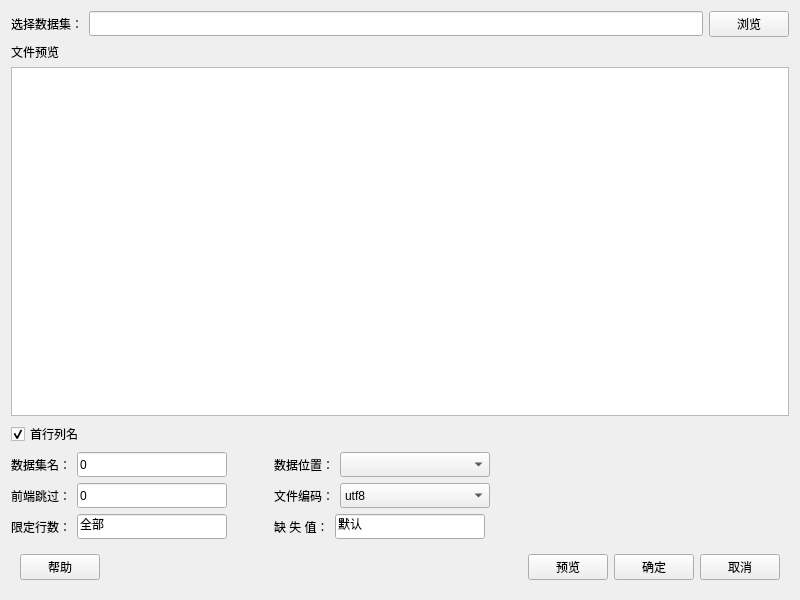
<?xml version="1.0" encoding="UTF-8"?>
<ui version="4.0">
 <class>Form</class>
 <widget class="QWidget" name="Form">
  <property name="geometry">
   <rect>
    <x>0</x>
    <y>0</y>
    <width>800</width>
    <height>600</height>
   </rect>
  </property>
  <property name="minimumSize">
   <size>
    <width>800</width>
    <height>600</height>
   </size>
  </property>
  <property name="maximumSize">
   <size>
    <width>16777215</width>
    <height>16777215</height>
   </size>
  </property>
  <property name="windowTitle">
   <string>导入EXCEL数据</string>
  </property>
  <property name="windowIcon">
   <iconset>
    <normaloff>:/color/theme/default/icons/excel.svg</normaloff>:/color/theme/default/icons/excel.svg</iconset>
  </property>
  <layout class="QVBoxLayout" name="verticalLayout_3">
   <item>
    <layout class="QHBoxLayout" name="horizontalLayout">
     <item>
      <widget class="QLabel" name="label_8">
       <property name="minimumSize">
        <size>
         <width>0</width>
         <height>25</height>
        </size>
       </property>
       <property name="text">
        <string>选择数据集：</string>
       </property>
      </widget>
     </item>
     <item>
      <widget class="QLineEdit" name="lineEdit_filePath">
       <property name="minimumSize">
        <size>
         <width>0</width>
         <height>25</height>
        </size>
       </property>
      </widget>
     </item>
     <item>
      <widget class="QPushButton" name="pushButton_choosefile">
       <property name="minimumSize">
        <size>
         <width>0</width>
         <height>25</height>
        </size>
       </property>
       <property name="text">
        <string>浏览</string>
       </property>
      </widget>
     </item>
    </layout>
   </item>
   <item>
    <widget class="QLabel" name="label">
     <property name="text">
      <string>文件预览</string>
     </property>
    </widget>
   </item>
   <item>
    <widget class="QTableWidget" name="tableWidget_previewData"/>
   </item>
   <item>
    <layout class="QHBoxLayout" name="horizontalLayout_11">
     <item>
      <widget class="QCheckBox" name="checkBox_ifColumns">
       <property name="text">
        <string>首行列名</string>
       </property>
       <property name="checked">
        <bool>true</bool>
       </property>
      </widget>
     </item>
     <item>
      <spacer name="horizontalSpacer_10">
       <property name="orientation">
        <enum>Qt::Horizontal</enum>
       </property>
       <property name="sizeHint" stdset="0">
        <size>
         <width>37</width>
         <height>22</height>
        </size>
       </property>
      </spacer>
     </item>
    </layout>
   </item>
   <item>
    <layout class="QHBoxLayout" name="horizontalLayout_9">
     <item>
      <layout class="QVBoxLayout" name="verticalLayout">
       <item>
        <layout class="QHBoxLayout" name="horizontalLayout_2">
         <item>
          <widget class="QLabel" name="label_9">
           <property name="minimumSize">
            <size>
             <width>0</width>
             <height>25</height>
            </size>
           </property>
           <property name="text">
            <string>数据集名：</string>
           </property>
          </widget>
         </item>
         <item>
          <widget class="QLineEdit" name="lineEdit_datasetName">
           <property name="minimumSize">
            <size>
             <width>150</width>
             <height>25</height>
            </size>
           </property>
           <property name="maximumSize">
            <size>
             <width>150</width>
             <height>16777215</height>
            </size>
           </property>
           <property name="text">
            <string>0</string>
           </property>
          </widget>
         </item>
         <item>
          <spacer name="horizontalSpacer_7">
           <property name="orientation">
            <enum>Qt::Horizontal</enum>
           </property>
           <property name="sizeHint" stdset="0">
            <size>
             <width>40</width>
             <height>20</height>
            </size>
           </property>
          </spacer>
         </item>
        </layout>
       </item>
       <item>
        <layout class="QHBoxLayout" name="horizontalLayout_3">
         <item>
          <widget class="QLabel" name="label_3">
           <property name="minimumSize">
            <size>
             <width>0</width>
             <height>25</height>
            </size>
           </property>
           <property name="text">
            <string>前端跳过：</string>
           </property>
          </widget>
         </item>
         <item>
          <widget class="QLineEdit" name="lineEdit_passHead">
           <property name="minimumSize">
            <size>
             <width>150</width>
             <height>25</height>
            </size>
           </property>
           <property name="maximumSize">
            <size>
             <width>150</width>
             <height>16777215</height>
            </size>
           </property>
           <property name="text">
            <string>0</string>
           </property>
          </widget>
         </item>
         <item>
          <spacer name="horizontalSpacer_8">
           <property name="orientation">
            <enum>Qt::Horizontal</enum>
           </property>
           <property name="sizeHint" stdset="0">
            <size>
             <width>40</width>
             <height>20</height>
            </size>
           </property>
          </spacer>
         </item>
        </layout>
       </item>
       <item>
        <layout class="QHBoxLayout" name="horizontalLayout_4">
         <item>
          <widget class="QLabel" name="label_4">
           <property name="minimumSize">
            <size>
             <width>0</width>
             <height>25</height>
            </size>
           </property>
           <property name="text">
            <string>限定行数：</string>
           </property>
          </widget>
         </item>
         <item>
          <widget class="QLineEdit" name="lineEdit_limitRow">
           <property name="minimumSize">
            <size>
             <width>150</width>
             <height>25</height>
            </size>
           </property>
           <property name="maximumSize">
            <size>
             <width>150</width>
             <height>16777215</height>
            </size>
           </property>
           <property name="text">
            <string>全部</string>
           </property>
          </widget>
         </item>
         <item>
          <spacer name="horizontalSpacer_9">
           <property name="orientation">
            <enum>Qt::Horizontal</enum>
           </property>
           <property name="sizeHint" stdset="0">
            <size>
             <width>40</width>
             <height>20</height>
            </size>
           </property>
          </spacer>
         </item>
        </layout>
       </item>
      </layout>
     </item>
     <item>
      <layout class="QVBoxLayout" name="verticalLayout_2">
       <item>
        <layout class="QHBoxLayout" name="horizontalLayout_5">
         <item>
          <widget class="QLabel" name="label_6">
           <property name="minimumSize">
            <size>
             <width>0</width>
             <height>25</height>
            </size>
           </property>
           <property name="text">
            <string>数据位置：</string>
           </property>
          </widget>
         </item>
         <item>
          <widget class="QComboBox" name="comboBox_sheet">
           <property name="minimumSize">
            <size>
             <width>150</width>
             <height>25</height>
            </size>
           </property>
           <property name="maximumSize">
            <size>
             <width>100</width>
             <height>16777215</height>
            </size>
           </property>
          </widget>
         </item>
         <item>
          <spacer name="horizontalSpacer_3">
           <property name="orientation">
            <enum>Qt::Horizontal</enum>
           </property>
           <property name="sizeHint" stdset="0">
            <size>
             <width>40</width>
             <height>20</height>
            </size>
           </property>
          </spacer>
         </item>
        </layout>
       </item>
       <item>
        <layout class="QHBoxLayout" name="horizontalLayout_6">
         <item>
          <widget class="QLabel" name="label_5">
           <property name="minimumSize">
            <size>
             <width>0</width>
             <height>25</height>
            </size>
           </property>
           <property name="text">
            <string>文件编码：</string>
           </property>
          </widget>
         </item>
         <item>
          <widget class="QComboBox" name="comboBox_encode">
           <property name="minimumSize">
            <size>
             <width>150</width>
             <height>25</height>
            </size>
           </property>
           <property name="maximumSize">
            <size>
             <width>100</width>
             <height>16777215</height>
            </size>
           </property>
           <item>
            <property name="text">
             <string>utf8</string>
            </property>
           </item>
           <item>
            <property name="text">
             <string>gb2312</string>
            </property>
           </item>
           <item>
            <property name="text">
             <string>gbk</string>
            </property>
           </item>
           <item>
            <property name="text">
             <string>ascii</string>
            </property>
           </item>
          </widget>
         </item>
         <item>
          <spacer name="horizontalSpacer_4">
           <property name="orientation">
            <enum>Qt::Horizontal</enum>
           </property>
           <property name="sizeHint" stdset="0">
            <size>
             <width>40</width>
             <height>20</height>
            </size>
           </property>
          </spacer>
         </item>
        </layout>
       </item>
       <item>
        <layout class="QHBoxLayout" name="horizontalLayout_7">
         <item>
          <widget class="QLabel" name="label_7">
           <property name="minimumSize">
            <size>
             <width>0</width>
             <height>25</height>
            </size>
           </property>
           <property name="text">
            <string>缺 失 值：</string>
           </property>
          </widget>
         </item>
         <item>
          <widget class="QLineEdit" name="lineEdit_missValue">
           <property name="minimumSize">
            <size>
             <width>150</width>
             <height>25</height>
            </size>
           </property>
           <property name="maximumSize">
            <size>
             <width>150</width>
             <height>16777215</height>
            </size>
           </property>
           <property name="text">
            <string>默认</string>
           </property>
          </widget>
         </item>
         <item>
          <spacer name="horizontalSpacer_5">
           <property name="orientation">
            <enum>Qt::Horizontal</enum>
           </property>
           <property name="sizeHint" stdset="0">
            <size>
             <width>40</width>
             <height>20</height>
            </size>
           </property>
          </spacer>
         </item>
        </layout>
       </item>
      </layout>
     </item>
     <item>
      <spacer name="horizontalSpacer">
       <property name="orientation">
        <enum>Qt::Horizontal</enum>
       </property>
       <property name="sizeHint" stdset="0">
        <size>
         <width>40</width>
         <height>20</height>
        </size>
       </property>
      </spacer>
     </item>
    </layout>
   </item>
   <item>
    <widget class="QWidget" name="widget" native="true">
     <property name="minimumSize">
      <size>
       <width>50</width>
       <height>0</height>
      </size>
     </property>
     <property name="maximumSize">
      <size>
       <width>16777215</width>
       <height>16777215</height>
      </size>
     </property>
     <layout class="QHBoxLayout" name="horizontalLayout_10">
      <item>
       <layout class="QHBoxLayout" name="horizontalLayout_8">
        <item>
         <widget class="QPushButton" name="pushButton_ok_2">
          <property name="minimumSize">
           <size>
            <width>0</width>
            <height>25</height>
           </size>
          </property>
          <property name="text">
           <string>帮助</string>
          </property>
         </widget>
        </item>
        <item>
         <spacer name="horizontalSpacer_2">
          <property name="orientation">
           <enum>Qt::Horizontal</enum>
          </property>
          <property name="sizeHint" stdset="0">
           <size>
            <width>40</width>
            <height>20</height>
           </size>
          </property>
         </spacer>
        </item>
        <item>
         <widget class="QPushButton" name="pushButton_preview">
          <property name="minimumSize">
           <size>
            <width>0</width>
            <height>25</height>
           </size>
          </property>
          <property name="text">
           <string>预览</string>
          </property>
         </widget>
        </item>
        <item>
         <widget class="QPushButton" name="pushButton_ok">
          <property name="minimumSize">
           <size>
            <width>0</width>
            <height>25</height>
           </size>
          </property>
          <property name="text">
           <string>确定</string>
          </property>
         </widget>
        </item>
        <item>
         <widget class="QPushButton" name="pushButton_cancel">
          <property name="minimumSize">
           <size>
            <width>0</width>
            <height>25</height>
           </size>
          </property>
          <property name="text">
           <string>取消</string>
          </property>
         </widget>
        </item>
       </layout>
      </item>
     </layout>
    </widget>
   </item>
  </layout>
 </widget>
 <resources>
  <include location="../pyqtsource.qrc"/>
 </resources>
 <connections/>
</ui>
